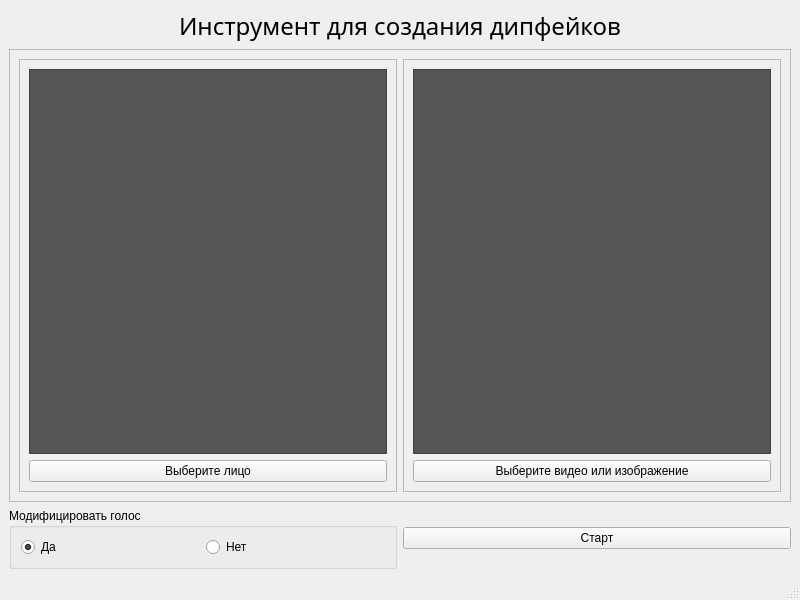
<?xml version="1.0" encoding="UTF-8"?>
<ui version="4.0">
 <class>MainWindow</class>
 <widget class="QMainWindow" name="MainWindow">
  <property name="geometry">
   <rect>
    <x>0</x>
    <y>0</y>
    <width>800</width>
    <height>600</height>
   </rect>
  </property>
  <property name="windowTitle">
   <string>MainWindow</string>
  </property>
  <property name="styleSheet">
   <string notr="true">
ApplicationPalette {
  qproperty-window: #2e2e2e;
  qproperty-windowtext: #eee;
  qproperty-windowtext_disabled: #484848;
  qproperty-base: #191919;
  qproperty-alternatebase: #2d2d2d;
  qproperty-text: #d8d8d8;
  qproperty-text_disabled: #484848;
  qproperty-tooltipbase: #191919;
  qproperty-tooltiptext: #d8d8d8;
  qproperty-tooltiptext_disabled: #484848;
  qproperty-brighttext: #FFF;
  qproperty-brighttext_disabled: #484848;
  qproperty-highlight: #298ce1;
  qproperty-highlightedtext: #FFF;
  qproperty-highlightedtext_disabled: #484848;
  qproperty-button: #444;
  qproperty-buttontext: #d8d8d8;
  qproperty-buttontext_disabled: #484848;
  qproperty-link: #39a5dd;
  qproperty-linkvisited: #39a5dd;
  qproperty-light: #1c1c1c;
  qproperty-midlight: transparent;
  qproperty-mid: #1c1c1c;
  qproperty-dark: transparent;
  qproperty-shadow: #1c1c1c;
}

QObject,
QObject::separator,
QObject::handle,
QObject::tab-bar,
QObject::tab,
QObject::section {
  font-family: &quot;Segoe UI&quot;, Frutiger, &quot;Frutiger Linotype&quot;, &quot;Dejavu Sans&quot;, &quot;Helvetica Neue&quot;, Arial, sans-serif;
  font-size: 10pt;
  margin: 0;
  padding: 0;
  outline: 0;
  border: 0;
  selection-background-color: #298ce1;
  selection-color: #FFF;
  alternate-background-color: transparent;
  color: #eee;
  border-radius: 2px;
}

QMainWindow,
QDockWidget {
  background-color: #2e2e2e;
}

QDialog,
QWizard *,
QCalendarWidget *,
#qswPages &gt; QObject {
  background-color: #1D1D1D;
  color: #d8d8d8;
}

QObject:disabled,
QObject::item:disabled {
  color: #484848;
}

a {
  color: #39a5dd;
  text-decoration: none;
}

QObject::separator {
  height: 4px;
  width: 4px;
}

QObject::separator:hover {
  background: #333;
}

DockTitleBar {
  font-size: 7pt;
}

QToolTip,
QWhatsThis {
  font-size: 8pt;
  min-height: 1.3em;
  border: 1px solid #888;
  border-radius: 0;
  background-color: #191919;
  color: #d8d8d8;
}

QTextBrowser,
QTextEdit {
  background-color: #191919;
  color: #d8d8d8;
  border: 1px solid #1c1c1c;
}

QToolBar {
  background-color: #2e2e2e;
  spacing: 0;
  padding: 2px;
}

QToolButton {
  border: 1px solid transparent;
  border-radius: 2px;
  padding: 1px;
  margin: 1px;
}

QToolButton:on {
  background-color: #444;
  border: 1px solid #444;
}

QToolButton:hover {
  background-color: #3e4f5e;
  border: 1px solid #3e4f5e;
}

QToolButton:pressed {
  background-color: #484848;
}

QToolBar::separator {
  background: #555;
  height: 1px;
  margin: 4px;
  width: 1px;
}

QToolBar::separator:hover {
  background: #555;
  border: 0;
}

QToolButton#qt_toolbar_ext_button {
  min-width: 8px;
  width: 8px;
  padding: 1px;
  qproperty-icon: url(skin:controls/toolbar_ext.svg);
}

QToolBar::handle:horizontal {
  image: url(skin:controls/handle_horizontal.svg);
  width: 8px;
  padding: 4px;
}

QToolBar::handle:vertical {
  image: url(skin:controls/handle_vertical.svg);
  height: 8px;
  padding: 4px;
}

QMenuBar::item {
  background-color: transparent;
  padding: 4px 12px;
}

QMenuBar::item:selected {
  background: #298ce1;
  color: #FFF;
}

QMenuBar::item:pressed {
  background: #1979ca;
  color: #FFF;
}

QMenu {
  background: #2b2b2b;
  border: 1px solid #1c1c1c;
  color: #d8d8d8;
}

QMenu::item {
  border: 1px solid transparent;
  color: #d8d8d8;
  padding: 5px 16px;
  padding-left: 25px;
  border-radius: 2px;
}

QMenu::item:selected {
  background: #3e4f5e;
  border: 1px solid #3e4f5e;
}

QMenu::item:disabled {
  border: 1px solid transparent;
  background: transparent;
}

QMenu::separator {
  background: #555;
  height: 1px;
}

QMenu::indicator {
  padding-top: 2px;
  height: 25px;
  width: 25px;
}

QPushButton {
  background-color: #444;
  border: 1px solid #444;
  color: #d8d8d8;
  font-size: 12pt;
  padding: 3px 20px;
}

QPushButton:focus {
  background-color: #3e4f5e;
}

QPushButton:hover {
  background-color: #595959;
  border-color: #555;
}

QPushButton:hover:focus {
  background-color: #485d6f;
  border-color: #485d6f;
}

QPushButton:focus {
  border-color: #3e4f5e;
}

QPushButton:pressed,
QPushButton:pressed:focus {
  background-color: #298ce1;
  border-color: #298ce1;
  color: #FFF;
}

QGroupBox,
#qwMacWarning,
#qwInlineNotice {
  background-color: #2d2d2d;
  border: 1px solid #1c1c1c;
  color: #d8d8d8;
  font-size: 13pt;
  padding: 4px;
  padding-top: 1em;
}

QGroupBox::title {
  background-color: transparent;
  margin: 6px;
  margin-left: 8px;
  margin-right: 8px;
}

QListView {
  background-color: #191919;
  border: 1px solid #1c1c1c;
}

QListView::item {
  border-radius: 2px;
  border: 1px solid transparent;
  color: #d8d8d8;
  selection-color: #d8d8d8;
  padding: 2px 4px;
}

QListView::item:hover {
  background-color: #333;
  border: 1px solid #333;
}

QListView::item:selected {
  background-color: #3b3b3b;
  border: 1px solid #3b3b3b;
}

QListView::item:selected:active {
  background-color: #3e4f5e;
  border: 1px solid #3e4f5e;
}

QTreeView {
  background-color: #191919;
  color: #d8d8d8;
  selection-background-color: #191919;
  selection-color: #d8d8d8;
  border: 1px solid #1c1c1c;
}

QTreeView::item {
  min-width: 60px;
  border: 1px solid transparent;
  border-left: 0;
  border-right: 0;
  color: #d8d8d8;
  padding: 2px 4px;
  selection-color: #d8d8d8;
  border-radius: 0;
}

QTreeView::item:first,
QTreeView::item:only-one {
  border-left: 1px solid transparent;
  border-top-left-radius: 2px;
  border-bottom-left-radius: 2px;
}

QTreeView::item:last,
QTreeView::item:only-one {
  border-right: 1px solid transparent;
  border-top-right-radius: 2px;
  border-bottom-right-radius: 2px;
}

QTreeView::item:hover,
QTreeView::item:focus {
  background-color: #333;
  border-color: #333;
}

QTreeView::item:selected {
  background-color: #3b3b3b;
  border: 1px solid #3b3b3b;
  border-right: 0;
  border-left: 0;
}

QTreeView::item:selected:first,
QTreeView::item:selected:only-one {
  border-left: 1px solid #3b3b3b;
}

QTreeView::item:selected:last,
QTreeView::item:selected:only-one {
  border-right: 1px solid #3b3b3b;
}

QTreeView::item:selected:active {
  background-color: #3e4f5e;
  border: 1px solid #3e4f5e;
  border-right: 0;
  border-left: 0;
}

QTreeView::item:selected:active:first,
QTreeView::item:selected:active:only-one {
  border-left: 1px solid #3e4f5e;
}

QTreeView::item:selected:active:last,
QTreeView::item:selected:active:only-one {
  border-right: 1px solid #3e4f5e;
}

QTreeView::branch {
  border-image: none;
  image: none;
  margin-left: 3px;
  margin-top: 1px;
  padding-left: 3px;
}

QTreeView::branch:has-children:closed {
  image: url(skin:controls/branch_closed.svg);
}

QTreeView::branch:has-children:open {
  image: url(skin:controls/branch_open.svg);
}

QHeaderView {
  border-bottom: 1px solid #1c1c1c;
  border-radius: 0;
}

QHeaderView::section {
  border: 0;
  background-color: #2d2d2d;
  color: #d8d8d8;
  padding: 4px;
  padding-left: 8px;
  padding-right: 20px;
  border-radius: 0;
}

QHeaderView::down-arrow,
QHeaderView::up-arrow {
  margin: 1px;
  top: 1px;
  right: 5px;
  width: 14px;
}

QHeaderView::down-arrow {
  image: url(skin:controls/arrow_down.svg);
}

QHeaderView::up-arrow {
  image: url(skin:controls/arrow_up.svg);
}

QTabWidget::pane {
  background-color: #2d2d2d;
  border: 1px solid #1c1c1c;
}

QTabWidget::pane:top {
  margin-top: -1px;
  border-radius: 2px;
  border-top-left-radius: 0;
}

QTabWidget::pane:bottom {
  margin-bottom: -1px;
  border-radius: 2px;
  border-bottom-left-radius: 0;
}

QTabWidget::tab-bar {
  background-color: #1D1D1D;
}

QTabBar::tab {
  color: #ccc;
  background-color: #1e1e1e;
  padding: 6px 16px;
  border-radius: 0;
  border: 1px solid #1c1c1c;
  border-right: 0;
}

QTabBar::tab:last,
QTabBar::tab:only-one {
  border-right: 1px solid #1c1c1c;
}

QTabBar::tab:hover {
  background-color: #3e4f5e;
}

QTabBar::tab:disabled {
  color: #484848;
}

QTabBar::tab:selected {
  color: #d8d8d8;
  background-color: #2d2d2d;
}

QTabBar::tab:top {
  border-bottom: 0;
  margin-bottom: 1px;
}

QTabBar::tab:bottom {
  border-top: 0;
  margin-top: 1px;
}

QTabBar::tab:top:selected {
  padding-bottom: 7px;
  margin-bottom: 0;
}

QTabBar::tab:bottom:selected {
  padding-top: 7px;
  margin-top: 0;
}

QTabBar::tab:top:first,
QTabBar::tab:top:only-one {
  border-top-left-radius: 2px;
}

QTabBar::tab:top:last,
QTabBar::tab:top:only-one {
  border-top-right-radius: 2px;
}

QTabBar::tab:bottom:first,
QTabBar::tab:bottom:only-one {
  border-bottom-left-radius: 2px;
}

QTabBar::tab:bottom:last,
QTabBar::tab:bottom:only-one {
  border-bottom-right-radius: 2px;
}

QScrollBar {
  border-radius: 0;
  font-size: 10pt;
}

QScrollBar:vertical {
  border-left: 1px solid #1c1c1c;
  width: 1em;
}

QScrollBar:horizontal {
  border-top: 1px solid #1c1c1c;
  height: 1em;
}

QScrollBar::handle {
  margin: -1px;
  background: #666;
  border: 1px solid #1c1c1c;
}

QScrollBar::handle:vertical {
  min-height: 10px;
}

QScrollBar::handle:horizontal {
  min-width: 10px;
}

QScrollBar::handle:hover {
  background: #888;
}

QScrollBar::left-arrow,
QScrollBar::right-arrow,
QScrollBar::up-arrow,
QScrollBar::down-arrow,
QScrollBar::sub-line,
QScrollBar::add-line,
QScrollBar::add-page,
QScrollBar::sub-page {
  background: #2e2e2e;
  height: 0;
  width: 0;
  border-radius: 0;
  border: 0;
}

QAbstractScrollArea::corner {
  border-left: 1px solid #1c1c1c;
  border-top: 1px solid #1c1c1c;
  height: 0;
  width: 0;
  border-radius: 0;
  border-top: 1px solid #1c1c1c;
  border-left: 1px solid #1c1c1c;
  background: #191919;
}

QLineEdit,
QComboBox,
QSpinBox,
QAbstractSpinBox {
  color: #d8d8d8;
  padding: 4px;
  min-height: 1em;
}

QComboBox,
QSpinBox,
QAbstractSpinBox {
  border: 1px solid #444;
  background-color: #444;
}

QLineEdit,
QTextEdit,
QPlainTextEdit,
QSpinBox,
QAbstractSpinBox,
QComboBox:editable {
  border: 1px solid #2e2e2e;
  background-color: #191919;
}

QSpinBox,
QAbstractSpinBox {
  min-width: 2.5em;
  padding-right: 10px;
}

QPushButton:disabled,
QLineEdit:disabled,
QTextEdit:disabled,
QPlainTextEdit:disabled,
QListWidget:disabled,
QTreeWidget:disabled,
QComboBox:disabled,
QSpinBox:disabled,
QAbstractSpinBox:disabled {
  border: 1px solid transparent;
  background-color: #282828;
}

QComboBox::drop-down,
QAbstractSpinBox::drop-down,
QSpinBox::drop-down,
QDateTimeEdit::drop-down {
  background-color: #191919;
  border: 0;
  margin-left: 4px;
  margin-right: 12px;
  margin-top: 5px;
}

QComboBox::down-arrow,
QDateTimeEdit::down-arrow {
  margin-top: -2px;
  image: url(skin:controls/arrow_down.svg);
  width: 14px;
}

QComboBox::down-arrow:disabled,
QDateTimeEdit::down-arrow:disabled {
  image: url(skin:controls/arrow_down_disabled.svg);
}

QToolButton[popupMode=&quot;1&quot;],
QToolButton[popupMode=&quot;2&quot;],
QPushButton[popupMode=&quot;1&quot;],
QPushButton[popupMode=&quot;2&quot;] {
  padding-right: 14px;
}

QToolButton::menu-arrow,
QToolButton::menu-indicator,
QPushButton::menu-arrow,
QPushButton::menu-indicator {
  image: url(skin:controls/arrow_down.svg);
  subcontrol-origin: padding;
  subcontrol-position: center right;
  top: 2px;
  right: 2px;
  width: 14px;
}

QSpinBox::down-button,
QAbstractSpinBox::down-button {
  padding-right: 4px;
  image: url(skin:controls/arrow_down.svg);
  width: 14px;
  padding-bottom: 1px;
}

QSpinBox::down-button:disabled,
QAbstractSpinBox::down-button:disabled {
  image: url(skin:controls/arrow_down_disabled.svg);
}

QSpinBox::up-button,
QAbstractSpinBox::up-button {
  padding-right: 4px;
  image: url(skin:controls/arrow_up.svg);
  width: 14px;
  padding-top: 1px;
}

QSpinBox::up-button:disabled,
QAbstractSpinBox::up-button:disabled {
  image: url(skin:controls/arrow_up_disabled.svg);
}

QComboBox QAbstractItemView {
  background-color: #191919;
  border: 1px solid #1c1c1c;
  color: #d8d8d8;
  border-radius: 0;
}

QLabel,
QCheckBox,
QAbstractCheckBox,
QTreeView::indicator,
QRadioButton {
  color: #d8d8d8;
  background: transparent;
}

QCheckBox::indicator,
QTreeView::indicator {
  background-color: #444;
  border: 1px solid #444;
  height: 13px;
  width: 13px;
  margin-top: 1px;
}

QMenu::indicator {
  width: 12px;
  left: 6px;
}

QCheckBox::indicator:checked,
QMenu::indicator:checked,
QTreeView::indicator:checked {
  image: url(skin:controls/checkbox_check_dark.svg);
}

QCheckBox::indicator:disabled,
QTreeView::indicator:disabled {
  border: 1px solid #2d2d2d;
  background-color: #282828;
}

QCheckBox::indicator:checked:disabled,
QTreeView::indicator:checked:disabled {
  border: 1px solid transparent;
  image: url(skin:controls/checkbox_check_disabled.svg);
}

QRadioButton::indicator {
  background: #444;
  border: 1px solid #444;
  border-radius: 7px;
  height: 12px;
  width: 12px;
}

QTreeView::indicator {
  background: #444;
}

QRadioButton::indicator:disabled {
  background-color: #282828;
  margin: 1px;
  border: 1px solid transparent;
}


QSlider::groove {
  background: #393939;
  border: 1px solid #393939;
  border-radius: 2px;
  font-size: 3pt;
}

QSlider::groove:horizontal {
  height: 0.8em;
}

QSlider::groove:vertical {
  width: 0.8em;
}

QSlider::groove:disabled,
QSlider::sub-page:disabled {
  background: #282828;
  border: 1px solid transparent;
  border-radius: 2px;
}

QSlider::sub-page {
  background: #486d8d;
  border: 1px solid #486d8d;
  border-radius: 2px;
}

QSlider::handle {
  background: #777;
  border: 1px solid #222;
  border-radius: 3px;
  font-size: 4pt;
}

QSlider::handle:horizontal {
  margin: -5px -1px;
  width: 4.5em;
}

QSlider::handle:vertical {
  margin: -1px -5px;
  height: 4.5em;
}

QSlider::handle:focus {
  background-color: #6d96ba;
  border-color: #226;
}

QSlider::handle:hover {
  background-color: #999;
}

QSlider::handle:pressed {
  background-color: #bbb;
  border-color: #222;
}

QSlider::handle:disabled {
  background-color: #282828;
  border: 1px solid #282828;
}

QCheckBox::indicator:focus,
QTreeView::indicator:focus,
QRadioButton::indicator:focus,
QComboBox:focus {
  background-color: #3e4f5e;
}

QCheckBox::indicator:focus:hover,
QTreeView::indicator:focus:hover,
QRadioButton::indicator:focus:hover,
QComboBox:focus:hover {
  background-color: #485d6f;
  border-color: #485d6f;
}

QCheckBox::indicator:hover,
QTreeView::indicator:hover,
QRadioButton::indicator:hover,
QComboBox:hover {
  background-color: #595959;
  border-color: #555;
}

QLineEdit:focus,
QSpinBox:focus,
QAbstractSpinBox:focus,
QComboBox:editable:focus {
  background-color: #191919;
}

QLineEdit:focus:hover,
QSpinBox:focus:hover,
QAbstractSpinBox:focus:hover,
QComboBox:editable:focus:hover {
  border-color: #485d6f;
}

QLineEdit:hover,
QSpinBox:hover,
QAbstractSpinBox:hover,
QComboBox:editable:hover {
  background-color: #191919;
  border-color: #555;
}

QCheckBox::indicator:focus,
QTreeView::indicator:focus,
QRadioButton::indicator:focus,
QComboBox:focus,
QLineEdit:focus,
QTextEdit:focus,
QPlainTextEdit:focus,
QSpinBox:focus,
QAbstractSpinBox:focus,
QComboBox:editable:focus {
  border-color: #3e4f5e;
}

QFontDialog {
  min-width: 32em;
  min-height: 24em;
}

QColorDialog QColorLuminancePicker {
  background-color: transparent;
}

QMessageBox,
QDialogButtonBox {
  dialogbuttonbox-buttons-have-icons: 0;
}

/* Mumble Specifics */
LogTextBrowser,
#qdsChat {
  margin: 0 2px;
  min-height: 120px;
  min-width: 40px;
  border-color: #1c1c1c;
}

UserView {
  margin: 0 2px;
  min-height: 120px;
  min-width: 40px;
}

UserView::item {
  padding: 0;
  padding-top: -1px;
}

#qdwChat &gt; QTextEdit {
  padding: -2px;
  margin: 0 2px;
  margin-bottom: 2px;
  font-size: 10pt;
}

#qtIconToolbar QComboBox {
  font-size: 8pt;
}

.log-time {
  background-color: transparent;
  color: #95a5a6;
  font-size: 9pt;
}

.log-server {
  background-color: transparent;
  color: #F9655D;
  font-weight: bold;
}

.log-channel {
  background-color: transparent;
  color: #e67e22;
  font-weight: bold;
}

.log-privilege {
  background-color: transparent;
  color: #c0392b;
  font-weight: bold;
}

.log-target {
  background-color: transparent;
  color: #27ae60;
  font-weight: bold;
}

.log-source {
  background-color: transparent;
  color: #27ae60;
  font-weight: bold;
}

QListView#qlwIcons {
  padding: 0;
  background-color: transparent;
  border: 0;
  font-size: 12pt;
  min-width: 165%;
  margin-left: 4px;
  margin-top: 12px;
}

QListView#qlwIcons::item {
  margin-bottom: 1px;
  padding: 5px 7px;
}

QListView#qlwIcons::item:hover {
  border-color: #333;
  background-color: #333;
}

QListView#qlwIcons::item:selected {
  background-color: #444;
  border: 1px solid #444;
}

QListView#qlwIcons::item:focus {
  background-color: #3e4f5e;
  border: 1px solid #3e4f5e;
}

QSlider {
  margin-left: 30px;
  margin-right: 30px;
}

#qswPages &gt; * &gt; * &gt; QScrollBar {
  margin: 0;
}

#qswPages &gt; * &gt; QWidget {
  margin: 2px;
}

QListView::item QListWidgetItem,
QListView::item QLineEdit,
QTreeView::item QComboBox,
QTreeView::item QLineEdit {
  background: #444;
  margin: 0;
  padding-top: 0;
  padding-bottom: 0;
  padding-left: 4px;
  padding-right: 4px;
  font-size: 9pt;
}

QListView::item QListWidgetItem:hover,
QListView::item QLineEdit:hover,
QTreeView::item QComboBox:hover,
QTreeView::item QLineEdit:hover {
  background: #444;
}

AboutDialog &gt; QTextBrowser,
AboutDialog QTextEdit {
  border: 0;
}

#qtbToolBar {
  border: 1px solid transparent;
  background: transparent;
}

#BanEditor {
  min-width: 600px;
}

#GlobalShortcutTarget {
  min-height: 600px;
}

ViewCert {
  min-height: 600px;
}

TalkingUI {
  background-color: #191919;
}

TalkingUI &gt; * {
  background-color: #191919;
}

TalkingUI [selected=&quot;false&quot;] {
  background-color: #191919;
}

TalkingUI [selected=&quot;false&quot;]:hover {
  background-color: #333;
}

TalkingUI [selected=&quot;true&quot;] {
  background-color: #3e4f5e;
  border: 1px solid #3e4f5e;
}

TalkingUI &gt; QFrame {
  border: 1px solid;
  border-color: #1c1c1c;
  border-radius: 2px;
}

</string>
  </property>
  <widget class="QWidget" name="centralwidget">
   <layout class="QVBoxLayout" name="verticalLayout">
    <item>
     <widget class="QLabel" name="label">
      <property name="font">
       <font>
        <family>Sans Serif</family>
        <pointsize>18</pointsize>
        <weight>50</weight>
        <italic>false</italic>
        <bold>false</bold>
       </font>
      </property>
      <property name="styleSheet">
       <string notr="true">font: 18pt &quot;Sans Serif&quot;;</string>
      </property>
      <property name="text">
       <string>Инструмент для создания дипфейков</string>
      </property>
      <property name="alignment">
       <set>Qt::AlignCenter</set>
      </property>
     </widget>
    </item>
    <item>
     <widget class="QFrame" name="frame">
      <property name="frameShape">
       <enum>QFrame::StyledPanel</enum>
      </property>
      <property name="frameShadow">
       <enum>QFrame::Raised</enum>
      </property>
      <layout class="QHBoxLayout" name="horizontalLayout">
       <item>
        <widget class="QFrame" name="frame_3">
         <property name="frameShape">
          <enum>QFrame::StyledPanel</enum>
         </property>
         <property name="frameShadow">
          <enum>QFrame::Raised</enum>
         </property>
         <layout class="QVBoxLayout" name="verticalLayout_3">
          <item>
           <widget class="QGraphicsView" name="graphicsView">
            <property name="styleSheet">
             <string notr="true">  background: #555;
  height: 1px;
</string>
            </property>
           </widget>
          </item>
          <item>
           <widget class="QPushButton" name="pushButton">
            <property name="text">
             <string>Выберите лицо</string>
            </property>
           </widget>
          </item>
         </layout>
        </widget>
       </item>
       <item>
        <widget class="QFrame" name="frame_4">
         <property name="frameShape">
          <enum>QFrame::StyledPanel</enum>
         </property>
         <property name="frameShadow">
          <enum>QFrame::Raised</enum>
         </property>
         <layout class="QVBoxLayout" name="verticalLayout_2">
          <item>
           <widget class="QGraphicsView" name="graphicsView_2">
            <property name="styleSheet">
             <string notr="true">
  background: #555;
  height: 1px;
</string>
            </property>
           </widget>
          </item>
          <item>
           <widget class="QPushButton" name="pushButton_2">
            <property name="text">
             <string>Выберите видео или изображение</string>
            </property>
           </widget>
          </item>
         </layout>
        </widget>
       </item>
      </layout>
     </widget>
    </item>
    <item>
     <layout class="QHBoxLayout" name="horizontalLayout_2">
      <item>
       <widget class="QGroupBox" name="groupBox">
        <property name="title">
         <string>Модифицировать голос</string>
        </property>
        <layout class="QHBoxLayout" name="horizontalLayout_3">
         <item>
          <widget class="QRadioButton" name="radioButton">
           <property name="text">
            <string>Да</string>
           </property>
           <property name="checked">
            <bool>true</bool>
           </property>
          </widget>
         </item>
         <item>
          <widget class="QRadioButton" name="radioButton_2">
           <property name="text">
            <string>Нет</string>
           </property>
          </widget>
         </item>
        </layout>
       </widget>
      </item>
      <item>
       <widget class="QPushButton" name="pushButton_3">
        <property name="text">
         <string>Старт</string>
        </property>
       </widget>
      </item>
     </layout>
    </item>
   </layout>
  </widget>
  <widget class="QMenuBar" name="menubar">
   <property name="geometry">
    <rect>
     <x>0</x>
     <y>0</y>
     <width>800</width>
     <height>25</height>
    </rect>
   </property>
  </widget>
  <widget class="QStatusBar" name="statusbar"/>
 </widget>
 <resources/>
 <connections/>
</ui>
